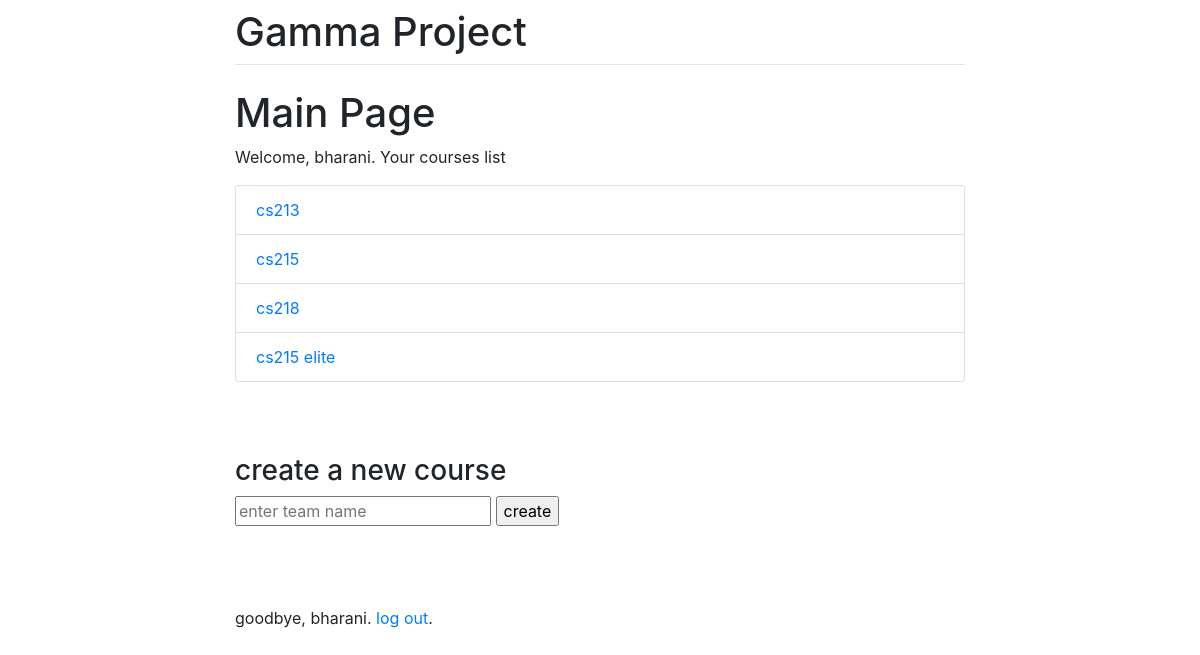
Before: /blog/ (signed in) with the older database file.
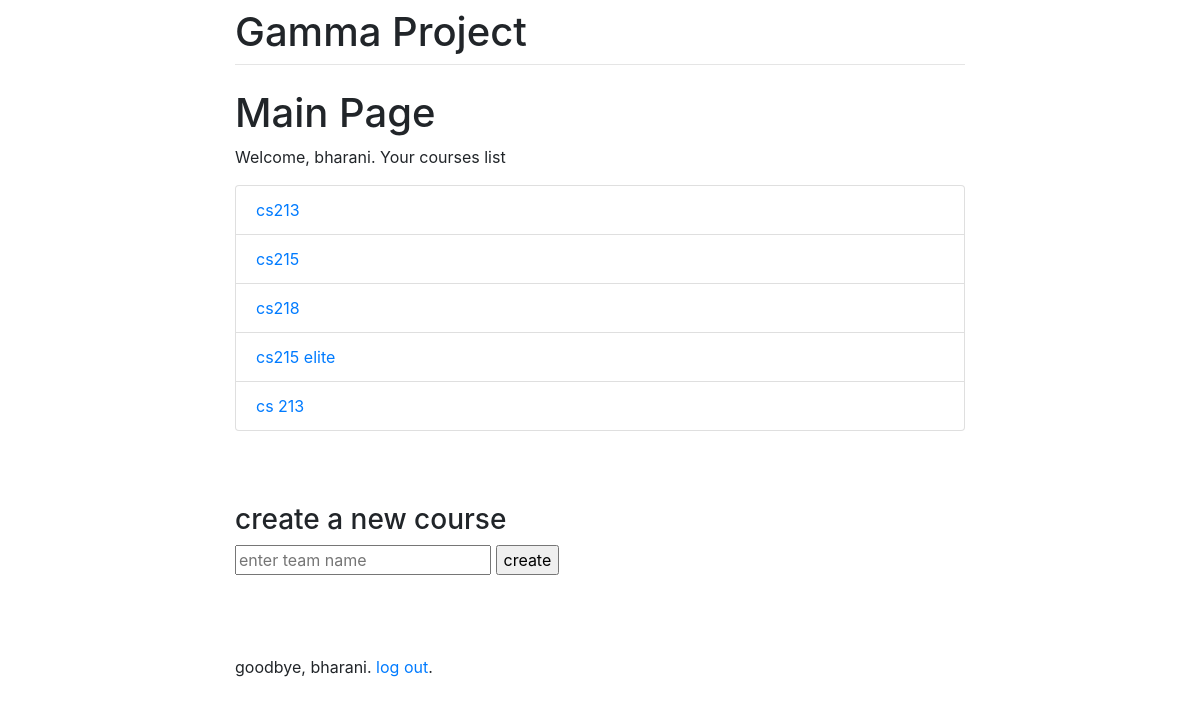
After: the same page with the newer database file.
### bogs/models.py (models this page shows)
class Group(models.Model):
    name = models.CharField(max_length=128,primary_key=True)
    members = models.ManyToManyField(Person, through='Membership')
    messages = models.ManyToManyField(MessageForm,through='Messageship')
    prof = models.CharField(max_length=128)
    def __str__(self):
        return self.name

### bogs/views.py (the view, shortened to what this page needs)
# urls.py: path('', views.home, name='blank'),
def home(request):
    if not request.user.is_authenticated:
        return redirect('/login')
    msg=""
    a=Group.objects.filter(prof=request.user)
    print(a)
    return render(request,'home.html',{'courses':a,'msg':msg})

### Templates/home.html (shortened to what this page needs)
{% extends 'base.html' %}
{% load crispy_forms_tags %}
{% block content %}
<h1>Main Page</h1>
<p>Welcome, {{ user.username }}. Your courses list</p>
<div class="list-group">
{% for athlete in courses %}
    <a href= "{{ athlete }}" class="list-group-item">{{ athlete }}</a>
{% endfor %}
</div>
<br><br><br>
<h3>create a new course</h3>
<form method="post" enctype="multipart/form-data">
	<input type="text" placeholder="enter team name" name="group_name">
	<input type="submit" value="create">
</form>
<br>
<br><br>
<p>goodbye, {{ user.username }}. <a href="/logout"> log out</a>.</p>
{% endblock %}

### Templates/base.html (shortened to what this page needs)
<!DOCTYPE html>
<html lang="en">
<head>
    <link rel="stylesheet" href="https://stackpath.bootstrapcdn.com/bootstrap/4.1.3/css/bootstrap.min.css">
</head>
<body>
    <div class="container">
        <div class="row justify-content-center">
          <div class="col-8">
            <h1 class="mt-2">Gamma Project</h1>
            <hr class="mt-0 mb-4">
                {% block content %}
                {%  endblock %}
          </div>
        </div>
    </div>
</body>
</html>

Changed rows visible on the page:
added Group: name "cs 213"
